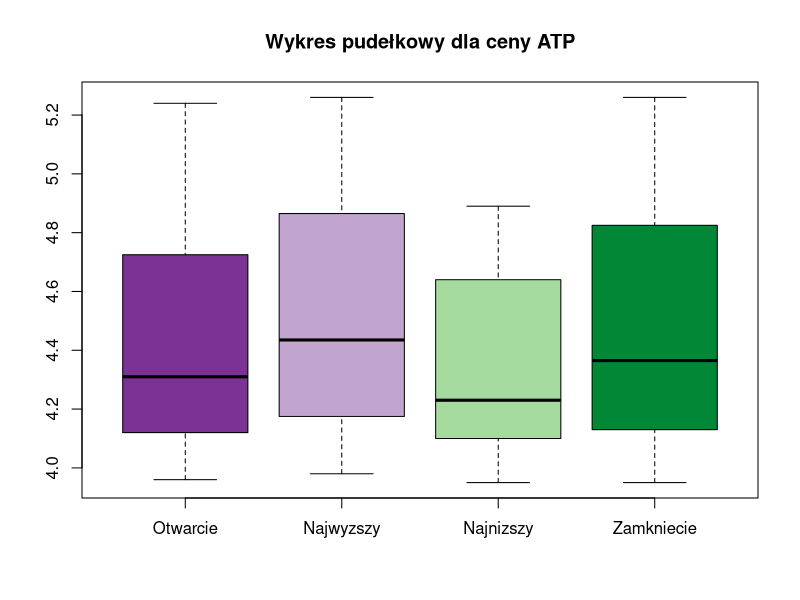
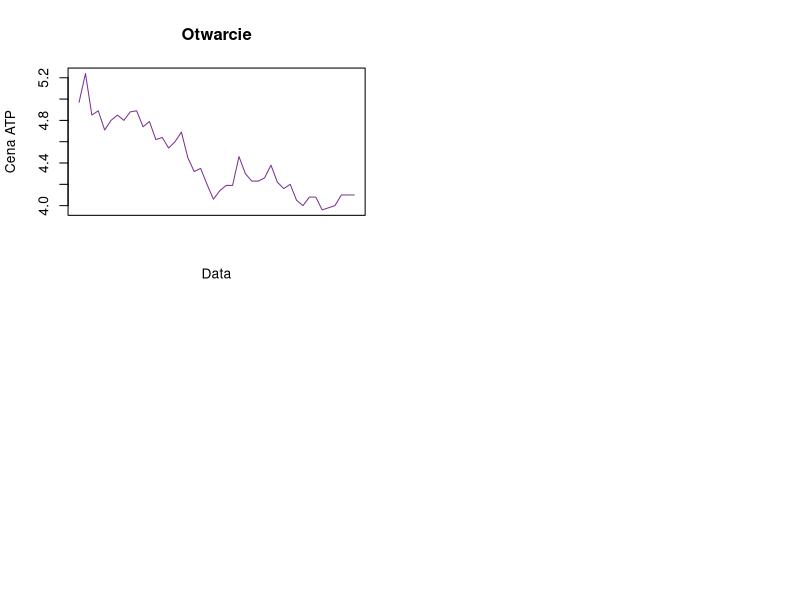

Recreate these plots in R, in order. (Note: this script raises an error after producing the figures.)
## ---- chunk 1
knitr::opts_chunk$set(echo = TRUE)
## ---- chunk 2
dane=read.csv('atp_d.csv')[,1:5]
head(dane)

## ---- chunk 3
library("RColorBrewer")
## ---- chunk 4
boxplot(dane$Otwarcie,dane$Najwyzszy,dane$Najnizszy,dane$Zamkniecie, main="Wykres pudełkowy dla ceny ATP",names=names(dane)[2:5], col=brewer.pal(n = 4, name = "PRGn"))
## ---- chunk 5
par(mfrow = c(2, 2), pty = "m")
plot(dane$Otwarcie, type="l", main="Otwarcie",col=brewer.pal(n = 4, name = "PRGn")[1], xlab = "Data", ylab="Cena ATP", xaxt = "n")
axis(1, at = dane$Data, labels = levels(dane$Data))
plot(dane$Najwyzszy, type="l", main="Najwyższy",col=brewer.pal(n = 4, name = "PRGn")[2], xlab = "Data", ylab="Cena ATP",xaxt="n")
axis(1, at = dane$Data, labels = levels(dane$Data))
plot(dane$Najnizszy, type="l", main="Najniższy",col=brewer.pal(n = 4, name = "PRGn")[3], xlab = "Data", ylab="Cena ATP",xaxt="n")
axis(1, at = dane$Data, labels = levels(dane$Data))
plot(dane$Zamkniecie, type="l", main="Zamknięcie",col=brewer.pal(n = 4, name = "PRGn")[4], xlab = "Data", ylab="Cena ATP",xaxt="n")
axis(1, at = dane$Data, labels = levels(dane$Data))
## ---- chunk 6
plot(dane$Otwarcie, type="l", main="Wykres liniowy dla ceny ATP",col=brewer.pal(n = 4, name = "PRGn")[1], xlab = "Data", ylab="Cena ATP",xaxt="n")
lines(dane$Najwyzszy, type="l", col=brewer.pal(n = 4, name = "PRGn")[2])
lines(dane$Najnizszy, type="l", col=brewer.pal(n = 4, name = "PRGn")[3])
lines(dane$Zamkniecie, type="l", col=brewer.pal(n = 4, name = "PRGn")[4])
legend("topright",names(dane)[2:5],col=brewer.pal(n = 4, name = "PRGn"),lwd=2)
axis(1, at = dane$Data, labels = levels(dane$Data))

## ---- chunk 7
max=max(dane$Najwyzszy)
pozycja=match(max,dane$Najwyzszy)
data=levels(dane$Data)[pozycja]
cat(c('W dniu',data,'cena akcji osiągnęła najwyższą wartość wynoszącą',max))
## ---- chunk 8
min=min(dane$Najnizszy)
pozycja=match(min,dane$Najnizszy)
data=levels(dane$Data)[pozycja]
cat(c('W dniu',data,'cena akcji osiągnęła najniższą wartość wynoszącą',min))
